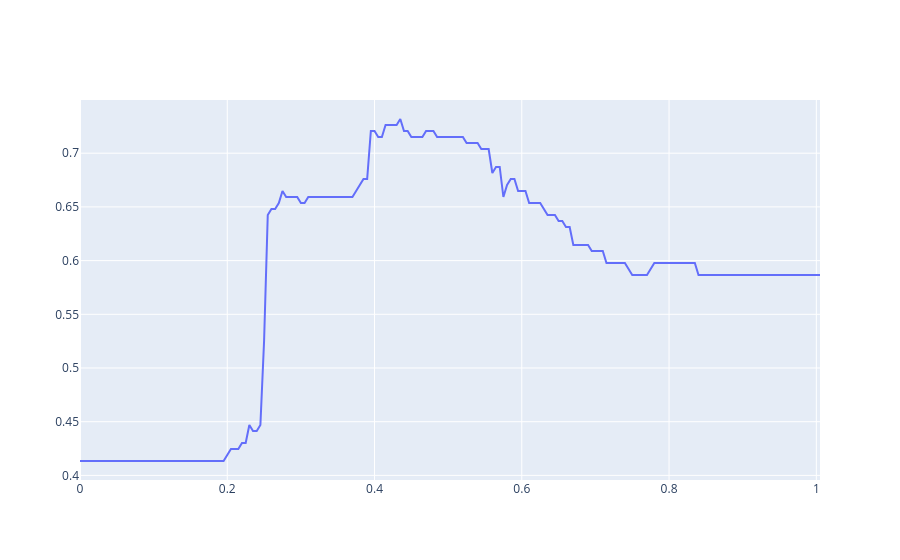

Source (notebook cell):
### Code cell
from sklearn.metrics import accuracy_score

thresholds = np.arange(0, 1.01, 0.005)
accuracies = [accuracy_score(y_test, p >= t) for t in thresholds]

fig = go.Figure(data=go.Scatter(x=thresholds, y=accuracies))
fig.show()

### Figure 1 — Plotly figure (JSON) as saved in the notebook; plotly's stock layout.template omitted (floating-point values rounded to 4 significant figures; data arrays with more than 128 entries replaced by an {"elided": "..."} marker saying what was removed)
{"data": [{"type": "scatter", "x": {"elided": "202 float values"}, "y": {"elided": "202 float values"}}], "layout": {}}
